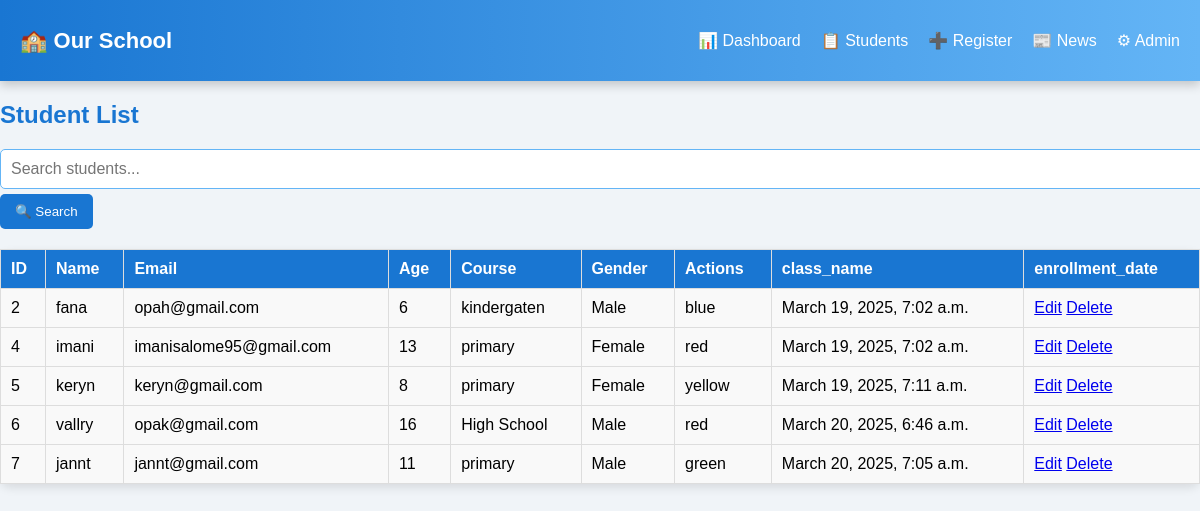
The app's page /students/, older data.
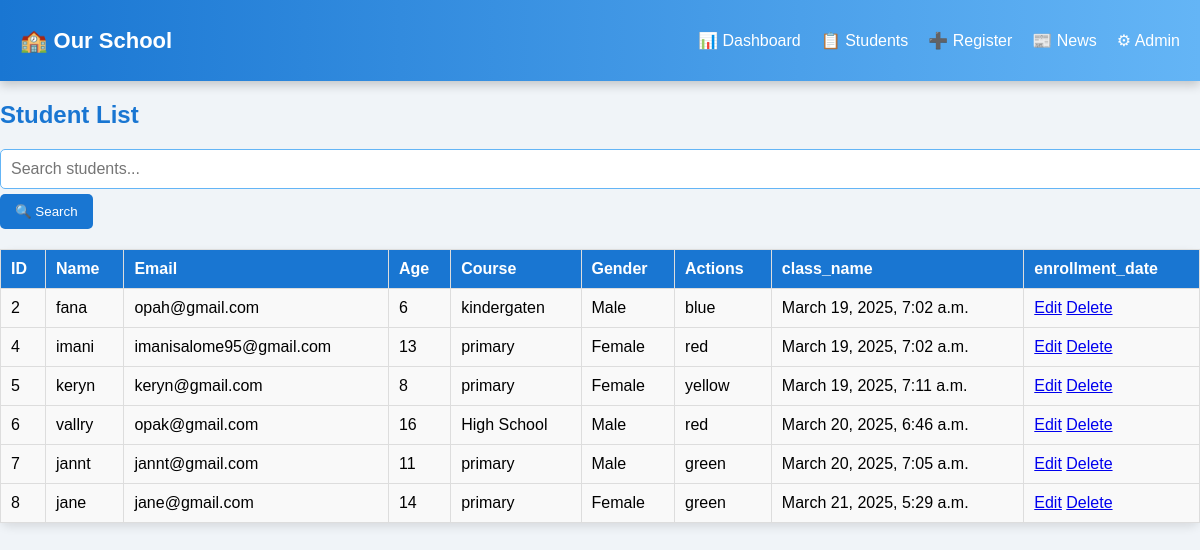
The same page, newer data.
### school/models.py (models this page shows, shortened)
class Student(models.Model):
    name = models.CharField(max_length=100)
    email = models.EmailField(unique=True)
    age = models.IntegerField()
    course = models.CharField(max_length=100)
    class_name = models.CharField(max_length=50,null=True)
    gender = models.CharField(max_length=10, choices=[('Male', 'Male'), ('Female', 'Female')],null=True)
    enrollment_date = models.DateTimeField(auto_now_add=True,null=True)

### school/views.py (the view)
# urls.py: path('students/', views.student_list, name='student_list'),
def student_list(request):
    query = request.GET.get('search', '')
    students = Student.objects.filter(name__icontains=query) if query else Student.objects.all()
    return render(request, 'student_list.html', {'students': students, 'query': query})

### school/templates/student_list.html
{% extends 'base.html' %}
{% block content %}
<h2>Student List</h2>
    <form method="GET" action="{% url 'student_list' %}" class="search-form">
        <label>
            <input type="text" name="search" placeholder="Search students..." value="{{ query }}">
        </label>
        <button type="submit">🔍 Search</button>
</form>
<table>
    <thead>
        <tr>
            <th>ID</th>
            <th>Name</th>
            <th>Email</th>
            <th>Age</th>
            <th>Course</th>
            <th>Gender</th>
             <th>Actions</th>
            <th> class_name</th>
            <th>enrollment_date</th>
        </tr>
    </thead>
    <tbody>
        {% for student in students %}
        <tr>
            <td>{{ student.id }}</td>
            <td>{{ student.name }}</td>
            <td>{{ student.email }}</td>
            <td>{{ student.age }}</td>
            <td>{{ student.course }}</td>
            <td>{{ student.gender }}</td>
            <td>{{ student.class_name }}</td>
            <td>{{ student.enrollment_date }}</td>
            <td>
                <a href="{% url 'student_update' student.id %}">Edit</a>
                <a href="{% url 'student_delete' student.id %}">Delete</a>
            </td>
        </tr>
        {% endfor %}
    </tbody>
</table>
{% endblock %}

Row changes from the older to the newer data that the page shows:
added Student: id "8", name "jane", email "jane@gmail.com", age "14", course "primary", gender "Female", class_name "green", enrollment_date "March 21, 2025, 5:29 a.m."
